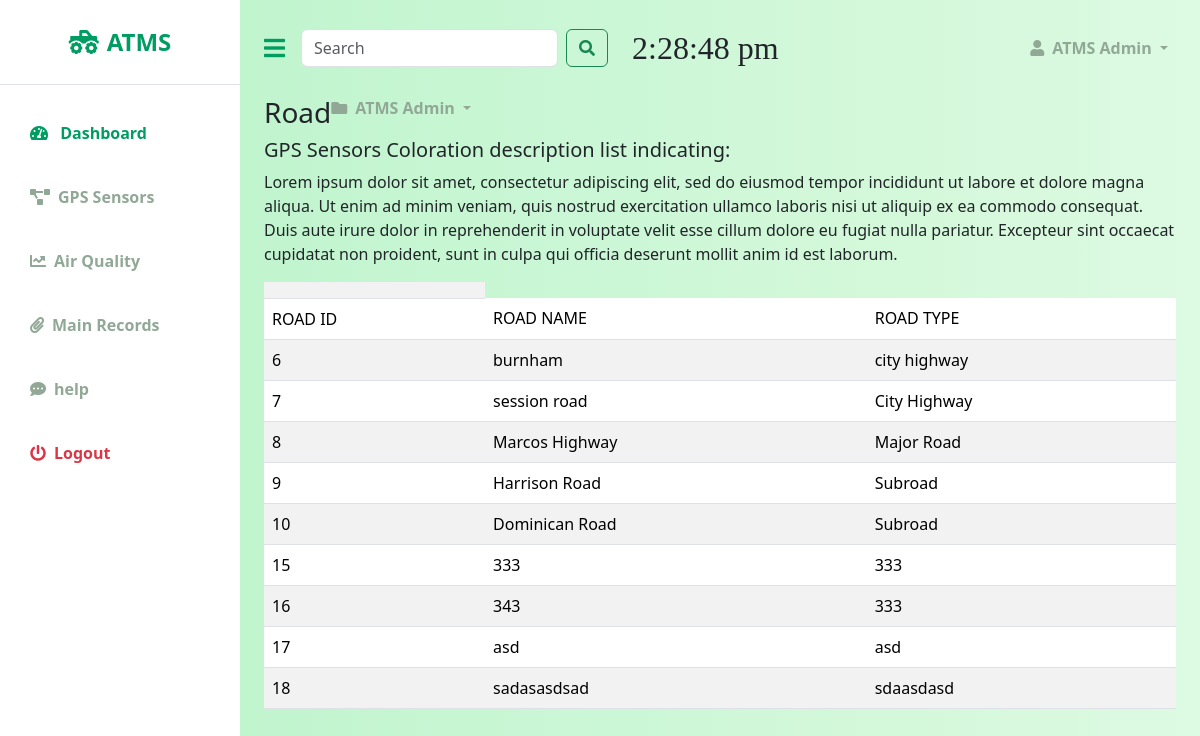
Page /road/ on the committed database.
### atmsapp/models.py (models this page shows)
class Road(models.Model):
  road_name = models.CharField(max_length=255)
  road_type = models.CharField(max_length=255)

### atmsapp/views.py (the view)
# urls.py: path('road/', views.road, name = 'road'),
def road(request):
  road = Road.objects.all().values()
  template = loader.get_template('records/road.html')
  context = {
    'road': road,
  }
  return HttpResponse(template.render(context, request))

### atmsapp/templates/records/road.html (shortened to what this page needs)
{% extends 'base.html' %}
{% block content %}
<div class="d-flex justify-content-start">
    <div class="h3">Road</div>
            <li class="nav-item dropdown">
                <a class="nav-link dropdown-toggle second-text fw-bold" href="#" id="navbarDropdown"
                    role="button" data-bs-toggle="dropdown" aria-expanded="false">
                    <i class="fas fa-folder me-2"></i>ATMS Admin
                </a>
            </li>
</div>
<div class="h5">GPS Sensors Coloration description list indicating:</div>
            <p>Lorem ipsum dolor sit amet, consectetur adipiscing elit, sed do eiusmod
                tempor incididunt ut labore et dolore magna aliqua.
                Ut enim ad minim veniam, quis nostrud exercitation ullamco laboris nisi ut aliquip ex ea commodo consequat.
                Duis aute irure dolor in reprehenderit in voluptate
                 velit esse cillum dolore eu fugiat nulla pariatur.
                  Excepteur sint occaecat cupidatat non proident, sunt in culpa qui officia deserunt mollit anim id est laborum.
            </p>
    <div class="col-xxl-8">
        <table class="table table-striped">
            <th>
                <tr>
                    <td>ROAD ID</td>
                    <td>ROAD NAME</td>
                    <td>ROAD TYPE</td>
                </tr>
            </th>
            {% for x in road %}
            <tr>
                <td>{{ x.id }}</td>
                <td>{{ x.road_name }}</td>
                <td>{{ x.road_type }}</td>
            </tr>
            {% endfor %}
        </table>
    </div>
{% endblock %}

### atmsapp/static/style.css (style rules this page uses)
* { padding: 0; margin: 0; box-sizing: border-box; text-decoration: none; list-style: none; }
body { background: linear-gradient(to right,#aff8c8, #e1f5e6) }

### atmsapp/static/sidebar.css (style rules this page uses)
:root { --main-bg-color: #009d63; --main-text-color: #009d63; --second-text-color: #91a897; --second-bg-color: #c1efde; }
.second-text { color: var(--second-text-color); }

### rows in the picture
Road: id "6", road_name "burnham", road_type "city highway"
Road: id "7", road_name "session road", road_type "City Highway"
Road: id "8", road_name "Marcos Highway", road_type "Major Road"
Road: id "9", road_name "Harrison Road", road_type "Subroad"
Road: id "10", road_name "Dominican Road", road_type "Subroad"
Road: id "15", road_name "333", road_type "333"
Road: id "16", road_name "343", road_type "333"
Road: id "17", road_name "asd", road_type "asd"
Road: id "18", road_name "sadasasdsad", road_type "sdaasdasd"
